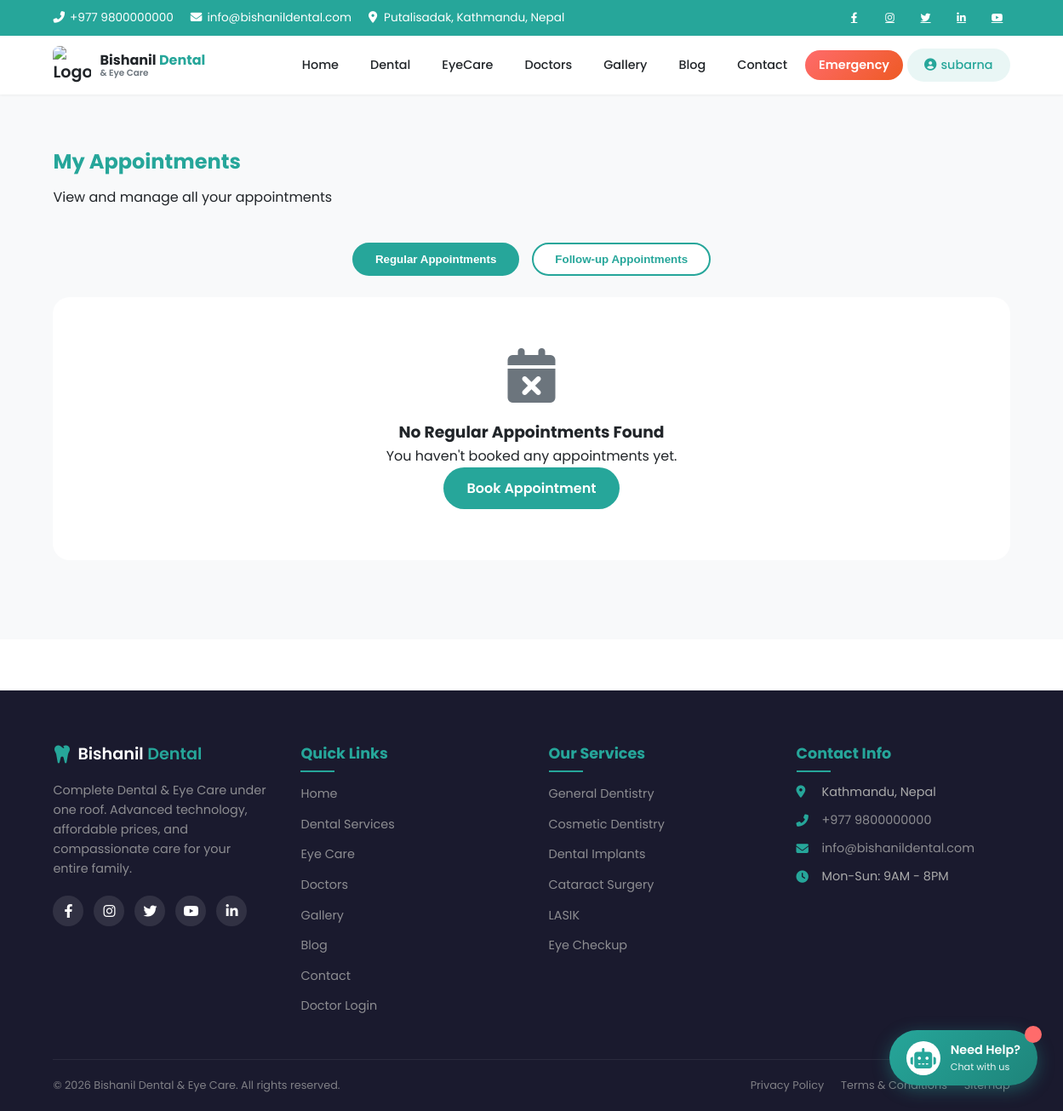
Page /accounts/my-appointments/ (signed in) on the earlier database version.
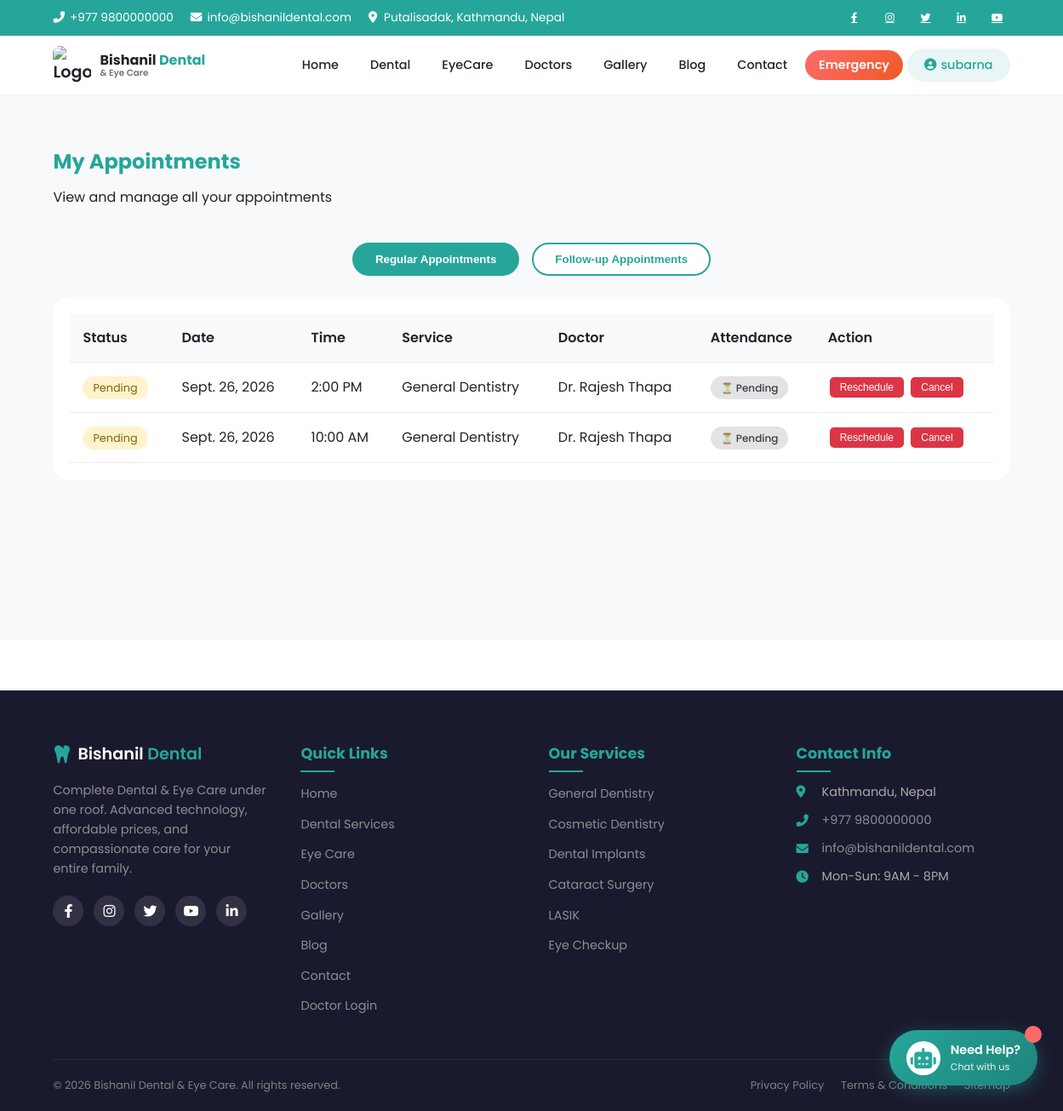
Same page on the later database version.
### appointments/models.py (models this page shows, shortened)
class Appointment(models.Model):
    SERVICE_TYPE_CHOICES = [
        ('dental', 'Dental Service'),
        ('eye', 'Eye Care Service'),
    ]
    STATUS_CHOICES = [
        ('pending', 'Pending'),
        ('confirmed', 'Confirmed'),
        ('completed', 'Completed'),
        ('cancelled', 'Cancelled'),
        ('no_show', 'No Show'),
    ]
    ATTENDANCE_CHOICES = [
        ('pending', 'Pending'),
        ('came', 'Came to Clinic'),
        ('not_came', 'Did Not Come'),
        ('rescheduled', 'Rescheduled'),
    ]
    patient_name = models.CharField(max_length=200)
    patient_email = models.EmailField()
    patient_phone = models.CharField(max_length=20)
    patient_age = models.IntegerField(null=True, blank=True)
    service_type = models.CharField(max_length=20, choices=SERVICE_TYPE_CHOICES)
    dental_service = models.ForeignKey(DentalService, on_delete=models.SET_NULL, null=True, blank=True)
    eye_service = models.ForeignKey(EyeService, on_delete=models.SET_NULL, null=True, blank=True)
    doctor = models.ForeignKey(Doctor, on_delete=models.SET_NULL, null=True, blank=True)
    appointment_date = models.DateField()
    appointment_time = models.TimeField()
    symptoms = models.TextField(blank=True)
    notes = models.TextField(blank=True)
    status = models.CharField(max_length=20, choices=STATUS_CHOICES, default='pending')
    attendance_status = models.CharField(
        max_length=20,
        choices=ATTENDANCE_CHOICES,
        default='pending',
        help_text="Did the patient come to the clinic?"
    )
    attendance_notes = models.TextField(blank=True, null=True, help_text="Notes about patient attendance")
    attendance_marked_by = models.CharField(max_length=200, blank=True, null=True)
    attendance_marked_at = models.DateTimeField(blank=True, null=True)
    reschedule_requested = models.BooleanField(default=False)
    reschedule_request_date = models.DateField(blank=True, null=True)
    reschedule_request_time = models.TimeField(blank=True, null=True)
    reschedule_reason = models.TextField(blank=True, null=True)
    reschedule_approved = models.BooleanField(default=False)
    reschedule_approved_by = models.CharField(max_length=200, blank=True, null=True)
    follow_up_needed = models.BooleanField(default=False, help_text="Does patient need follow-up?")
    follow_up_date = models.DateField(blank=True, null=True, help_text="Suggested follow-up date")
    follow_up_notes = models.TextField(blank=True, null=True, help_text="Doctor's notes for follow-up")
    next_appointment_created = models.BooleanField(default=False, help_text="Has next appointment been created?")
    created_at = models.DateTimeField(auto_now_add=True)
    updated_at = models.DateTimeField(auto_now=True)
    class Meta:
        ordering = ['-appointment_date', '-appointment_time']
        verbose_name = 'Appointment'
        verbose_name_plural = 'Appointments'
    @property
    def service_name(self):
        if self.service_type == 'dental' and self.dental_service:
            return self.dental_service.name
        elif self.service_type == 'eye' and self.eye_service:
            return self.eye_service.name
        return "Not Specified"

### dental/models.py (models this page shows, shortened)
class DentalService(models.Model):
    SERVICE_TYPES = [
        ('general', 'General Dentistry'),
        ('cosmetic', 'Cosmetic Dentistry'),
        ('orthodontic', 'Orthodontics'),
        ('implants', 'Dental Implants'),
        ('root_canal', 'Root Canal Treatment'),
        ('pediatric', 'Pediatric Dentistry'),
        ('whitening', 'Teeth Whitening'),
        ('oral_surgery', 'Oral Surgery'),
    ]
    name = models.CharField(max_length=200)
    slug = models.SlugField(unique=True)
    service_type = models.CharField(max_length=50, choices=SERVICE_TYPES)
    short_description = models.CharField(max_length=300)
    full_description = models.TextField()
    icon_class = models.CharField(max_length=100, default='fas fa-tooth')
    image = models.ImageField(upload_to='services/dental/', blank=True, null=True)
    benefits = models.JSONField(default=list, blank=True)
    faq_title = models.CharField(max_length=300, blank=True)
    faq_answer = models.TextField(blank=True)
    meta_title = models.CharField(max_length=200, blank=True)
    meta_description = models.CharField(max_length=500, blank=True)
    starting_price = models.DecimalField(max_digits=10, decimal_places=2, null=True, blank=True)
    price_note = models.CharField(max_length=200, blank=True)
    is_active = models.BooleanField(default=True)
    featured = models.BooleanField(default=False)
    order = models.IntegerField(default=0)
    created_at = models.DateTimeField(auto_now_add=True)
    updated_at = models.DateTimeField(auto_now=True)
    class Meta:
        ordering = ['order', 'name']
        verbose_name = 'Dental Service'
        verbose_name_plural = 'Dental Services'

### doctors/models.py (models this page shows, shortened)
class Doctor(models.Model):
    SPECIALIZATION_CHOICES = [
        ('dental', 'Dental Specialist'),
        ('eye', 'Eye Specialist'),
    ]
    DEGREE_CHOICES = [
        ('bds', 'BDS'),
        ('mds', 'MDS'),
        ('mbbs', 'MBBS'),
        ('md', 'MD'),
        ('ms', 'MS'),
        ('dm', 'DM'),
    ]
    user = models.OneToOneField(User, on_delete=models.CASCADE, null=True, blank=True, related_name='doctor_profile')
    name = models.CharField(max_length=200)
    slug = models.SlugField(unique=True)
    specialization_type = models.CharField(max_length=50, choices=SPECIALIZATION_CHOICES)
    degree = models.CharField(max_length=50, choices=DEGREE_CHOICES)
    specialization = models.CharField(max_length=200, help_text="e.g., Orthodontist, Cataract Surgeon")
    experience_years = models.IntegerField()
    qualifications = models.TextField(help_text="Detailed qualifications and certifications")
    expertise = models.TextField(help_text="Areas of expertise")
    languages = models.CharField(max_length=200, help_text="e.g., English, Nepali, Hindi")
    consultation_fee = models.DecimalField(max_digits=10, decimal_places=2, default=500)
    availability = models.CharField(max_length=200, help_text="e.g., Mon-Sat, 10 AM - 6 PM")
    bio = models.TextField()
    education = models.JSONField(default=list, help_text="List of education details")
    awards = models.JSONField(default=list, blank=True, help_text="List of awards and achievements")
    memberships = models.JSONField(default=list, blank=True, help_text="Professional memberships")
    profile_image = models.ImageField(upload_to='doctors/', blank=True, null=True)
    icon_class = models.CharField(max_length=100, default='fas fa-user-md')
    meta_title = models.CharField(max_length=200, blank=True)
    meta_description = models.CharField(max_length=500, blank=True)
    is_active = models.BooleanField(default=True)
    is_featured = models.BooleanField(default=False)
    order = models.IntegerField(default=0)
    is_approved = models.BooleanField(default=False, help_text="Has admin approved this doctor?")
    registration_date = models.DateTimeField(auto_now_add=True, null=True, blank=True)
    approved_date = models.DateTimeField(blank=True, null=True)
    approved_by = models.CharField(max_length=200, blank=True, null=True)
    rejection_reason = models.TextField(blank=True, null=True, help_text="Reason if rejected")
    created_at = models.DateTimeField(auto_now_add=True)
    updated_at = models.DateTimeField(auto_now=True)
    class Meta:
        ordering = ['order', 'name']
        verbose_name = 'Doctor'
        verbose_name_plural = 'Doctors'

### accounts/views.py (the view)
# urls.py: path('my-appointments/', views.my_appointments, name='my_appointments'),
@login_required
def my_appointments(request):
    appointments = Appointment.objects.filter(
        patient_email=request.user.email
    ).exclude(notes__icontains='Follow-up').order_by('-appointment_date', '-appointment_time')
    followup_appointments = Appointment.objects.filter(
        patient_email=request.user.email,
        notes__icontains='Follow-up'
    ).order_by('-appointment_date', '-appointment_time')
    context = {
        'appointments': appointments,
        'followup_appointments': followup_appointments,
        'active_tab': 'appointments',
    }
    return render(request, 'accounts/my_appointments.html', context)

### contact/context_processors.py (called while the page is built)
def contact_settings(request):
    try:
        settings = ContactSettings.objects.first()
    except:
        settings = None
    return {'contact_settings': settings}

### doctors/context_processors.py (called while the page is built)
def doctor_profile(request):
    if request.user.is_authenticated:
        try:
            from .models import Doctor
            doctor = Doctor.objects.get(user=request.user)
            return {'doctor_profile': doctor}
        except:
            pass
    return {'doctor_profile': None}

### templates/accounts/my_appointments.html (shortened to what this page needs)
{% extends 'layouts/base.html' %}
{% load static %}
{% block content %}
<section class="appointments-section">
    <div class="container">
        <div class="page-header">
            <h1>My Appointments</h1>
            <p>View and manage all your appointments</p>
        </div>
        <div class="appointments-tabs">
            <button class="tab-btn active" onclick="showAppointmentTab('regular')">Regular Appointments</button>
            <button class="tab-btn" onclick="showAppointmentTab('followup')">Follow-up Appointments</button>
        </div>
        <div id="regular-appointments" class="appointment-tab active">
            <div class="appointments-container">
                {% if appointments %}
                <div class="appointments-table">
                    <table>
                        <thead>
                            <tr>
                                <th>Status</th>
                                <th>Date</th>
                                <th>Time</th>
                                <th>Service</th>
                                <th>Doctor</th>
                                <th>Attendance</th>
                                <th>Action</th>
                            </tr>
                        </thead>
                        <tbody>
                            {% for appointment in appointments %}
                            <tr>
                                <td>
                                    <span class="status-badge {{ appointment.status }}">
                                        {{ appointment.get_status_display }}
                                    </span>
                                </td>
                                <td>{{ appointment.appointment_date }}</td>
                                <td>{{ appointment.appointment_time|time:"g:i A" }}</td>
                                <td>{{ appointment.service_name }}</td>
                                <td>{% if appointment.doctor %}Dr. {{ appointment.doctor.name }}{% else %}-{% endif %}</td>
                                <td>
                                    {% if appointment.attendance_status == 'came' %}
                                        <span class="attendance-badge came">✓ Came</span>
                                    {% elif appointment.attendance_status == 'not_came' %}
                                        <span class="attendance-badge not-came">✗ Did not come</span>
                                    {% elif appointment.attendance_status == 'rescheduled' %}
                                        <span class="attendance-badge rescheduled">⟳ Rescheduled</span>
                                    {% else %}
                                        <span class="attendance-badge pending">⏳ Pending</span>
                                    {% endif %}
                                </td>
                                <td>
                                    {% if appointment.status == 'confirmed' or appointment.status == 'pending' %}
                                    <button class="btn-cancel" onclick="openRescheduleModal({{ appointment.id }})">Reschedule</button>
                                    <button class="btn-cancel" onclick="openCancelModal({{ appointment.id }})">Cancel</button>
                                    {% else %}
                                    <span class="no-action">-</span>
                                    {% endif %}
                                </td>
                            </tr>
                            {% endfor %}
                        </tbody>
                    </table>
                </div>
                {% else %}
                <div class="no-appointments">
                    <i class="fas fa-calendar-times"></i>
                    <h3>No Regular Appointments Found</h3>
                    <p>You haven't booked any appointments yet.</p>
                    <a href="{% url 'appointments:book_appointment' %}" class="btn-primary">Book Appointment</a>
                </div>
                {% endif %}
            </div>
        </div>
    </div>
</section>
{% endblock %}

Differences in the rows shown:
added Appointment: status "Pending", appointment_date "Sept. 26, 2026", appointment_time "2:00 PM", service_name "General Dentistry", doctor.name "Rajesh Thapa", attendance_status "⏳ Pending"
added Appointment: status "Pending", appointment_date "Sept. 26, 2026", appointment_time "10:00 AM", service_name "General Dentistry", doctor.name "Rajesh Thapa", attendance_status "⏳ Pending"
Other differences:
text no longer shown: "No Regular Appointments Found You haven't booked any appointments yet. Book Appointment"
text now shown: "Status Date Time Service Doctor Attendance Action"
